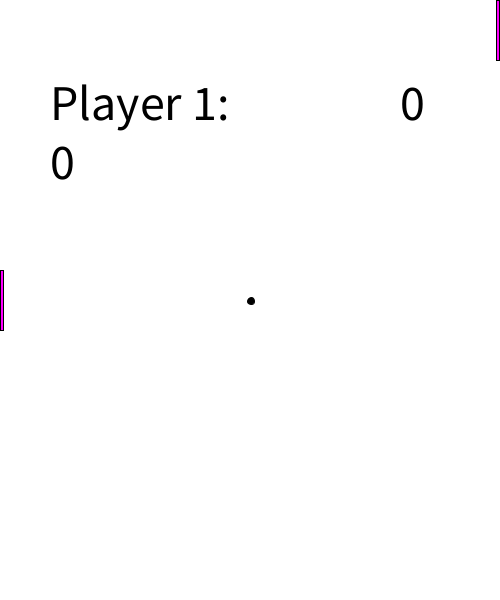
Frame 1 (no input)
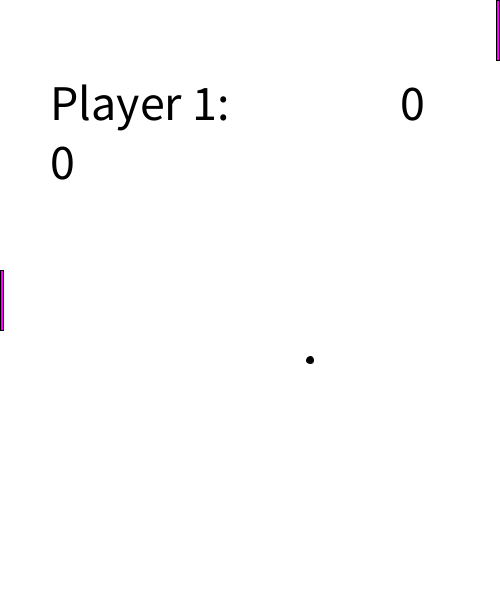
Frame 60 (the mouse pressed at the canvas centre just before this capture)
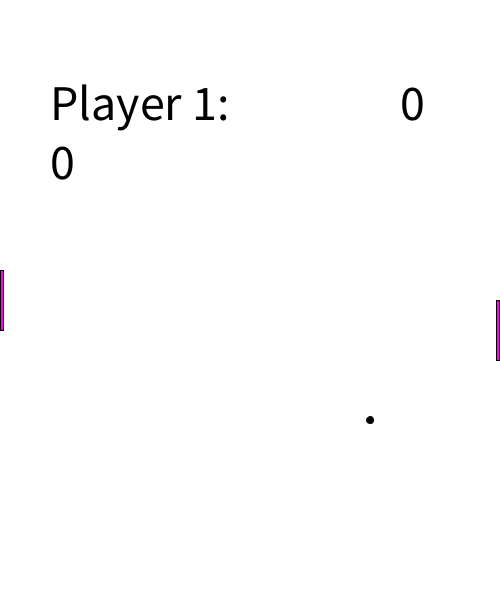
Frame 120 (the mouse held since frame 60 and released just before this capture)

The Processing sketch that drew these frames (run headless with seeded random() and noise(); from frame 60 on, the mouse is pressed at the canvas centre):

// Processing sketch: pong
// ── pong.pde
// Global Variables (Note: any variables at the beginning of Tabs, before "void" are considered Global Variables)
Boolean start = false;
int ballX, ballY;
int ballStartX, ballStartY;
int ballDiam;
int paddleWidthRatio; //Variable is being repeated in setup() figuring good width of paddle, half of ballDiameter
//Reason: do not bounce of the edge of the paddle
int ballMoveX = 1, ballMoveY = 1;
int paddleHeightRatio = 10;
int [] paddle = {0, 0}; //Paddle width and height
int [] player = new int [4]; //Alternate way of initializing an Array, for paddles
int [] score = {0, 0};
//0: Player1_X, 1:Player1_Y, 2:Player2_X, 3:Player2_Y
// End Global Variables
//This File is the main file
//It calls each Procedure in either setup() or draw()
void setup() {
  size(500, 600);
  ballStartX = width/2; //Starting ball position 
  ballStartY = height/2;
  ballY = ballStartY;
  ballX = ballStartX;
  ballDiam = width/70;

  
  paddleWidthRatio = ballDiam/2;
  paddle[0] = paddleWidthRatio; 
  paddle[1] = height/paddleHeightRatio; 
  player[0] = 0;
  player[1] = height/2 - height/paddleHeightRatio/2; //middle minus half the paddle to find the paddle's center
  int section = width / paddleWidthRatio; // Local Variable: calculate the divisions of the paddle and draw in the last one
  player[2] = width*(section-1)/section; // *(paddlewidthRatio-1)/paddlewidthRatio
  player[3] = height/2;
     

  //Code to change "Start" Boolean Variable to true
  
}
   void draw() {
 
  background(255);
  ballX += ballMoveX; //origonally x+1 operation
  ballY += ballMoveY; //origonally x+1 operation

 
  if (ballX == paddle[0]+(ballDiam/2) && ballY >= player[1] & ballY <= player[1] + paddle[1]) {
    ballMoveX *= (-1); //Shorthand for previous x*-1
  }
  if (ballX == player[2]-(ballDiam/2) && ballY >= player[3] & ballY <= player[3] + paddle[1]) {
    ballMoveX *= (-1); //Shorthand for previous x*-1
  }

  // Code to Bounce off Floor and Ceiling
  if (ballY == 0+(ballDiam/2) || ballY == height-(ballDiam/2) ) {
    ballMoveY = ballMoveY * (-1);
  }

  //ballSquish();

 
  if (keyPressed == true & key == CODED) {  
    if (keyCode == UP) {
      if (player[1] >= 5) { 
        player[1] -= 5; 
      }
      if (player[1] < 0) { //Catch any subtraction equalling less than zero
        player[1] = 0;
      }
    }

    if (keyCode == DOWN) {
      if (player[1] + paddle[1] <= height) {
        player[1] += 5; //Review incrementation other than +1
      }
      if (player[1] + paddle[1] > height) {
        player[1] = height - paddle[1] - 1; //Cannot add "player[1] + paddle[1]" in an assignment; thus, algebra needed
    
      }
    }
  } //End of keyPressed

  //Player 2 Movement
  if (mouseY >=0 || mouseY - paddle[1] < height) {
    player[3] = mouseY;
  }
  if (mouseY >= height - paddle[1]) {
    player[3] = height - paddle[1] - 1;
  }
  
 

  //Draws the ball
  fill(0); //Black
  ellipse(ballX, ballY, ballDiam, ballDiam);

  //Drawing Paddles
  fill(#FF00FF); //Purple
  rect(player[0], player[1], paddle[0], paddle[1]);
  rect(player[2], player[3], paddle[0], paddle[1]);
  fill(0); //Reseting to Black
  
  score();
}
  

// ── movement.pde
void movement(){

if (keyPressed == true & key == CODED) {  
    if (keyCode == UP) {
      if (player[1] >= 5) { 
        player[1] -= 5; 
      }
      if (player[1] < 0) { //Catch any subtraction equalling less than zero
        player[1] = 0;
      }
    }

    if (keyCode == DOWN) {
      if (player[1] + paddle[1] <= height) {
        player[1] += 5; //Review incrementation other than +1
      }
      if (player[1] + paddle[1] > height) {
        player[1] = height - paddle[1] - 1; //Cannot add "player[1] + paddle[1]" in an assignment; thus, algebra needed
    
      }
    }
  } //End of keyPressed

  //Player 2 Movement
  if (mouseY >=0 || mouseY - paddle[1] < height) {
    player[3] = mouseY;
  }
  if (mouseY >= height - paddle[1]) {
    player[3] = height - paddle[1] - 1;
  }
}

// ── score.pde
void score(){
  if (ballX == 0+(ballDiam/2) || ballX == width-(ballDiam/2)) { //Score for Player 2, note the index
    if (ballX == 0+(ballDiam/2)) { //Player 2 Score
      score[1] += 1;
    }
    if (ballX == width-(ballDiam/2)) { //Player 1 Score
      score[0] += 1;
    }
    

    ballX = ballStartX;
    ballY = ballStartY;
    

    
    //Resetting the ARROW Controlled Paddle to the center
    player[1] = height/2 - height/paddleHeightRatio/2;
    
  }

  textSize(0.1*width);
  text("Player 1:\n" + score[0], (width*1/5)-(0.1*width), height*1/5); //Printing to ration of screen, Player 1 is minusing width of font
  // Note: review of Character escape and this seems to "busy" on the screen
  text(score[1], width*4/5, height*1/5);
  println ("Score Board is: " + score[0] + " Player-1" + "     " + score[1] + " Player-2");
} 
